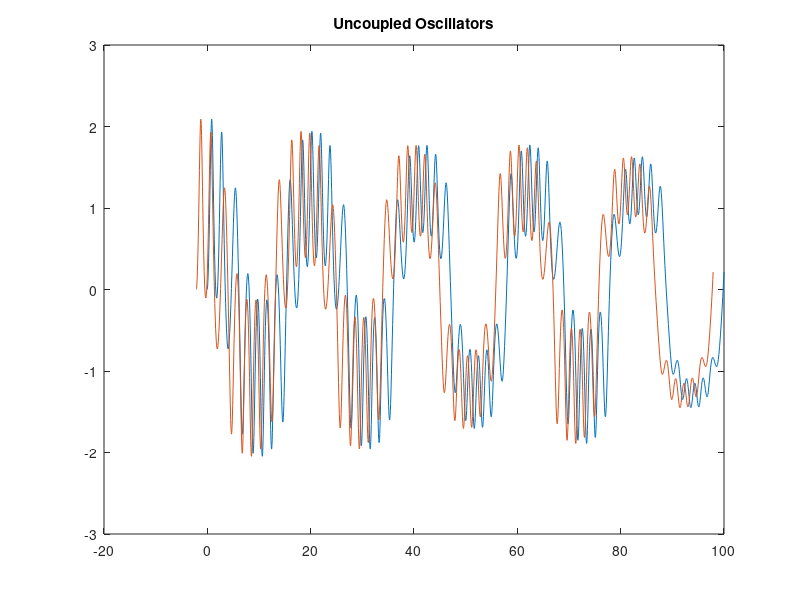
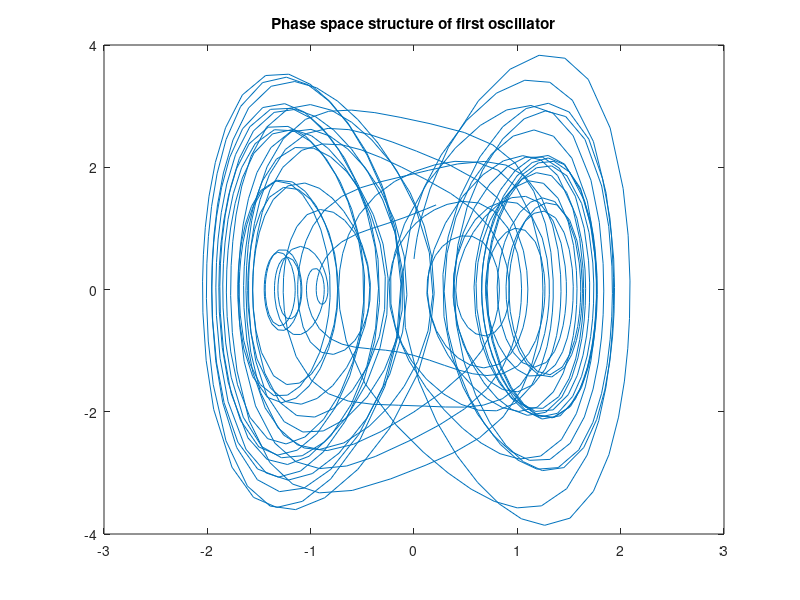

Write MATLAB code to recreate these figures, in order.
a=0.02;
b=1.0;
c=3.0;
d=8;
omega=0.3;
delta_shift=0.5;

f=@(t,x) [x(2); -c*(x(1).^3)-a*x(2)-b*(x(1))+d*cos(omega*t)];
[t,x]=ode23(f,[0 100], [0 0.5]);

%we perform time renormalization to generate two unsynchronized oscillators
t2=t-2.10;
figure(1)
plot(t,x(:,1))
hold on;
plot(t2,x(:,1))
title('Uncoupled Oscillators')
%plot the phase space structure of the first oscillator

figure(2)
plot(x(:,1),x(:,2));
title('Phase space structure of first oscillator')

